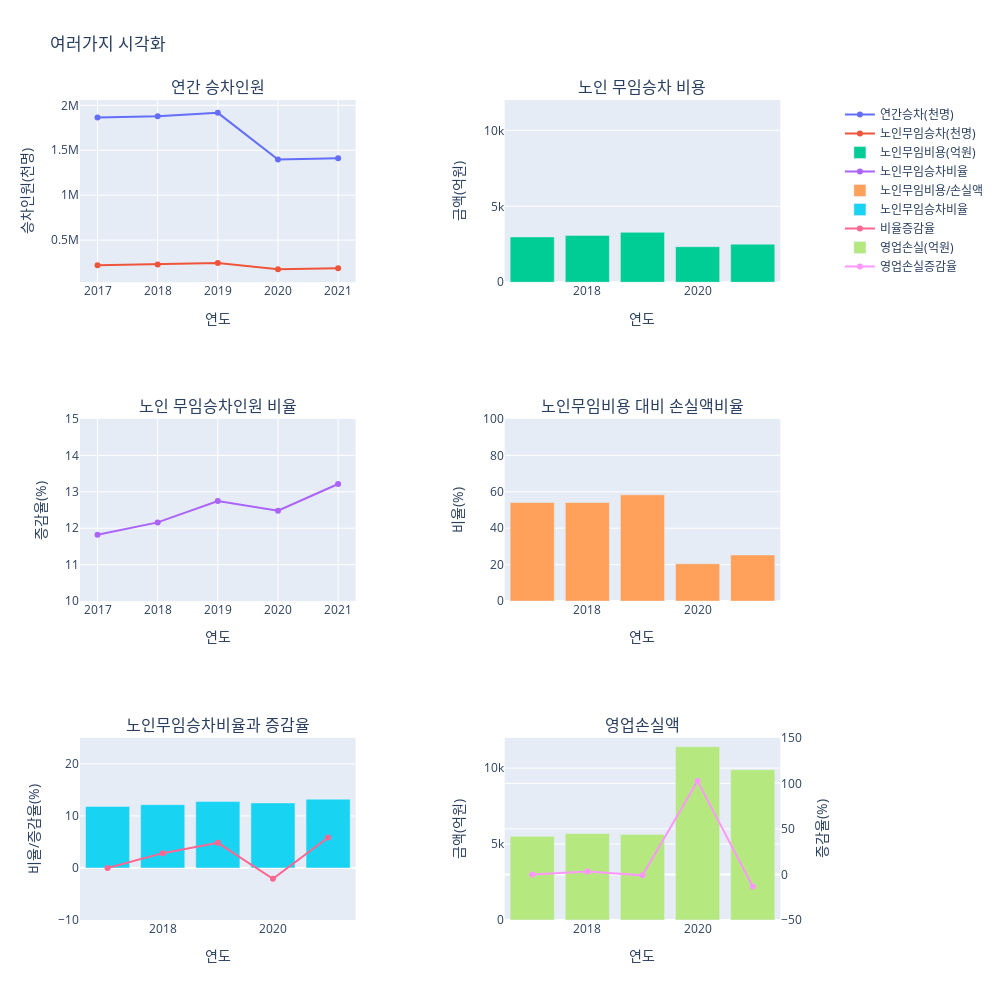

Write notebook code for a chart like this one.
### Code cell
# 다양하게
# df_senior

df_senior["연도"] = df_senior["연도"].astype(int)


import plotly.graph_objs as go
from plotly.subplots import make_subplots

fig = make_subplots(rows=3, cols=2,
                    specs=[[{}, {"secondary_y": True}],
                           [{}, {"secondary_y": True}],
                           [{}, {"secondary_y": True}]],
                    subplot_titles=("연간 승차인원", "노인 무임승차 비용", "노인 무임승차인원 비율", "노인무임비용 대비 손실액비율", "노인무임승차비율과 증감율","영업손실액"))


# 승차인원 선그래프
fig.add_trace(
    go.Scatter(x=df_senior["연도"], y=df_senior["연간승차(천명)"], mode="lines+markers", name="연간승차(천명)"),
    row=1, col=1)
fig.add_trace(
    go.Scatter(x=df_senior["연도"], y=df_senior["노인무임승차(천명)"], mode="lines+markers", name="노인무임승차(천명)"),
    row=1, col=1)
fig.update_xaxes(title_text="연도", row=1, col=1)
fig.update_yaxes(title_text="승차인원(천명)", row=1, col=1)

# 노인무임승차비용 막대그래프
fig.add_trace(
    go.Bar(x=df_senior["연도"], y=df_senior["노인무임비용(억원)"], name="노인무임비용(억원)"),
    row=1, col=2)
fig.update_xaxes(title_text="연도", row=1, col=2)
fig.update_yaxes(title_text="금액(억원)", range=[0, 12000], row=1, col=2)

# 승차인원 비율 선그래프
fig.add_trace(
    go.Scatter(x=df_senior["연도"], y=df_senior["노인무임승차비율"], mode="lines+markers", name="노인무임승차비율"),
    row=2, col=1)
fig.update_xaxes(title_text="연도", row=2, col=1)
fig.update_yaxes(title_text="증감율(%)", range=[10,15], row=2, col=1)

# 노인무임승차비용 비율 막대
fig.add_trace(
    go.Bar(x=df_senior["연도"], y=df_senior["노인무임비용비율"], name="노인무임비용/손실액"),
    row=2, col=2)
fig.update_xaxes(title_text="연도", row=2, col=2)
fig.update_yaxes(title_text="비율(%)", range=[0, 100], row=2, col=2)


# 노인무임승차비용, 증감율
fig.add_trace(
    go.Bar(x=df_senior["연도"], y=df_senior["노인무임승차비율"], name="노인무임승차비율"),
    row=3, col=1)
fig.add_trace(
    go.Scatter(x=df_senior["연도"], y=df_senior_pct["노인무임승차비율증감율"], mode="lines+markers", name="비율증감율"),
    row=3, col=1)
fig.update_xaxes(title_text="연도", row=3, col=1)
fig.update_yaxes(title_text="비율/증감율(%)", range=[-10, 25], row=3, col=1)

# 영업손실액
fig.add_trace(
    go.Bar(x=df_senior["연도"], y=df_senior["영업손실(억원)"], name="영업손실(억원)"),
    row=3, col=2, secondary_y=False)
fig.add_trace(
    go.Scatter(x=df_senior["연도"], y=df_senior_pct["영업손실증감율"], mode="lines+markers", name="영업손실증감율"),
    row=3, col=2,  secondary_y=True )
fig.update_xaxes(title_text="연도", row=3, col=2)
fig.update_yaxes(title_text="금액(억원)", range=[0, 12000], row=3, col=2, secondary_y=False)
fig.update_yaxes(title_text="증감율(%)", range=[-50,150], row=3, col=2, secondary_y=True)
 

fig.update_layout(height=1000, width=1000,title_text="여러가지 시각화")
fig.show()

### Figure 1 — Plotly figure (JSON) as saved in the notebook; plotly's stock layout.template omitted (floating-point values rounded to 4 significant figures)
{"data": [{"mode": "lines+markers", "name": "연간승차(천명)", "type": "scatter", "x": [2017, 2018, 2019, 2020, 2021], "xaxis": "x", "y": [1865024, 1878463, 1916172, 1395869, 1410854], "yaxis": "y"}, {"mode": "lines+markers", "name": "노인무임승차(천명)", "type": "scatter", "x": [2017, 2018, 2019, 2020, 2021], "xaxis": "x", "y": [220510, 228416, 244246, 174240, 186422], "yaxis": "y"}, {"name": "노인무임비용(억원)", "type": "bar", "x": [2017, 2018, 2019, 2020, 2021], "xaxis": "x2", "y": [2981.0, 3081.0, 3289.0, 2339.0, 2507.0], "yaxis": "y2"}, {"mode": "lines+markers", "name": "노인무임승차비율", "type": "scatter", "x": [2017, 2018, 2019, 2020, 2021], "xaxis": "x3", "y": [11.82, 12.16, 12.75, 12.48, 13.21], "yaxis": "y4"}, {"name": "노인무임비용/손실액", "type": "bar", "x": [2017, 2018, 2019, 2020, 2021], "xaxis": "x4", "y": [54.09, 54.11, 58.33, 20.49, 25.33], "yaxis": "y5"}, {"name": "노인무임승차비율", "type": "bar", "x": [2017, 2018, 2019, 2020, 2021], "xaxis": "x5", "y": [11.82, 12.16, 12.75, 12.48, 13.21], "yaxis": "y7"}, {"mode": "lines+markers", "name": "비율증감율", "type": "scatter", "x": [2017, 2018, 2019, 2020, 2021], "xaxis": "x5", "y": [0, 2.84, 4.83, -2.07, 5.86], "yaxis": "y7"}, {"name": "영업손실(억원)", "type": "bar", "x": [2017, 2018, 2019, 2020, 2021], "xaxis": "x6", "y": [5511, 5694, 5638, 11414, 9896], "yaxis": "y8"}, {"mode": "lines+markers", "name": "영업손실증감율", "type": "scatter", "x": [2017, 2018, 2019, 2020, 2021], "xaxis": "x6", "y": [0, 3.32, -0.98, 102.5, -13.3], "yaxis": "y9"}], "layout": {"annotations": [{"font": {"size": 16}, "showarrow": false, "text": "연간 승차인원", "x": 0.185, "xanchor": "center", "xref": "paper", "y": 1, "yanchor": "bottom", "yref": "paper"}, {"font": {"size": 16}, "showarrow": false, "text": "노인 무임승차 비용", "x": 0.755, "xanchor": "center", "xref": "paper", "y": 1, "yanchor": "bottom", "yref": "paper"}, {"font": {"size": 16}, "showarrow": false, "text": "노인 무임승차인원 비율", "x": 0.185, "xanchor": "center", "xref": "paper", "y": 0.6111, "yanchor": "bottom", "yref": "paper"}, {"font": {"size": 16}, "showarrow": false, "text": "노인무임비용 대비 손실액비율", "x": 0.755, "xanchor": "center", "xref": "paper", "y": 0.6111, "yanchor": "bottom", "yref": "paper"}, {"font": {"size": 16}, "showarrow": false, "text": "노인무임승차비율과 증감율", "x": 0.185, "xanchor": "center", "xref": "paper", "y": 0.2222, "yanchor": "bottom", "yref": "paper"}, {"font": {"size": 16}, "showarrow": false, "text": "영업손실액", "x": 0.755, "xanchor": "center", "xref": "paper", "y": 0.2222, "yanchor": "bottom", "yref": "paper"}], "height": 1000, "title": {"text": "여러가지 시각화"}, "width": 1000, "xaxis": {"anchor": "y", "domain": [0, 0.37], "title": {"text": "연도"}}, "xaxis2": {"anchor": "y2", "domain": [0.57, 0.94], "title": {"text": "연도"}}, "xaxis3": {"anchor": "y4", "domain": [0, 0.37], "title": {"text": "연도"}}, "xaxis4": {"anchor": "y5", "domain": [0.57, 0.94], "title": {"text": "연도"}}, "xaxis5": {"anchor": "y7", "domain": [0, 0.37], "title": {"text": "연도"}}, "xaxis6": {"anchor": "y8", "domain": [0.57, 0.94], "title": {"text": "연도"}}, "yaxis": {"anchor": "x", "domain": [0.7778, 1], "title": {"text": "승차인원(천명)"}}, "yaxis2": {"anchor": "x2", "domain": [0.7778, 1], "range": [0, 12000], "title": {"text": "금액(억원)"}}, "yaxis3": {"anchor": "x2", "overlaying": "y2", "range": [0, 12000], "side": "right", "title": {"text": "금액(억원)"}}, "yaxis4": {"anchor": "x3", "domain": [0.3889, 0.6111], "range": [10, 15], "title": {"text": "증감율(%)"}}, "yaxis5": {"anchor": "x4", "domain": [0.3889, 0.6111], "range": [0, 100], "title": {"text": "비율(%)"}}, "yaxis6": {"anchor": "x4", "overlaying": "y5", "range": [0, 100], "side": "right", "title": {"text": "비율(%)"}}, "yaxis7": {"anchor": "x5", "domain": [0, 0.2222], "range": [-10, 25], "title": {"text": "비율/증감율(%)"}}, "yaxis8": {"anchor": "x6", "domain": [0, 0.2222], "range": [0, 12000], "title": {"text": "금액(억원)"}}, "yaxis9": {"anchor": "x6", "overlaying": "y8", "range": [-50, 150], "side": "right", "title": {"text": "증감율(%)"}}}}
